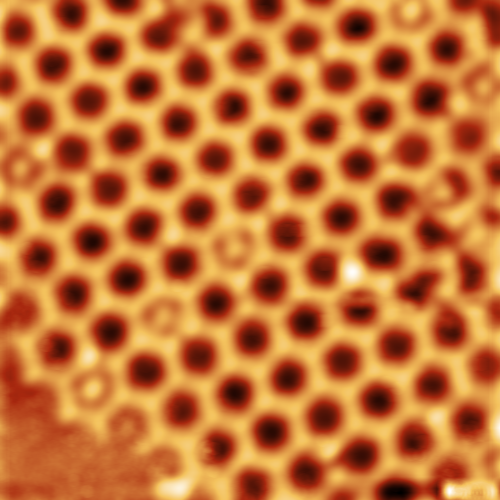
#> input picture z3_scale_2.png, 500 x 500 px
$ python 'import cv2.py'
#> lines starting #> are read from the running program, lines starting #| are printed output that depends on the picture
import glob

import imageio.v3 as iio

import matplotlib.pyplot as plt
import numpy as np
import skimage as ski


maize_roots = iio.imread("z3_scale_2.png")
#> maize_roots is the input picture: shape (500, 500, 4); mean R, G, B, A 196.8, 116.3, 54.9, 255

fig, ax = plt.subplots()
ax.imshow(maize_roots)

# convert the image to grayscale
gray_image = ski.color.rgb2gray(maize_roots)
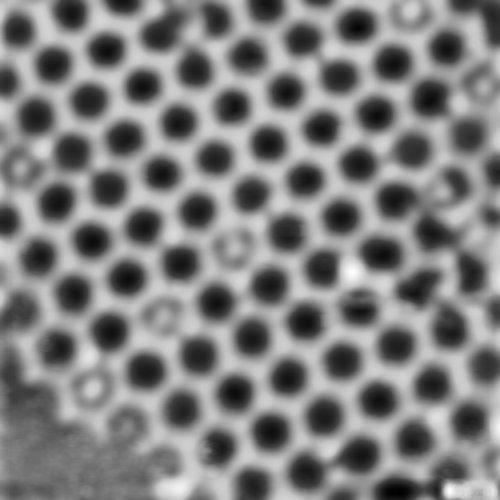
#> gray_image: shape (500, 500) float64; min 0, max 1, mean 0.506

# blur the image to denoise
blurred_image = ski.filters.gaussian(gray_image, sigma=1.0)

# show the histogram of the blurred image
histogram, bin_edges = np.histogram(blurred_image, bins=256, range=(0.0, 1.0))
#> histogram = 256 values, max 2143 at index 178, min 0 at index 254, mean 976.6; bin_edges = 257 values from 0 to 1
fig, ax = plt.subplots()
ax.plot(bin_edges[0:-1], histogram)
ax.set_title("Graylevel histogram")
ax.set_xlabel("gray value")
ax.set_ylabel("pixel count")
ax.set_xlim(0, 1.0)

# perform automatic thresholding
t = ski.filters.threshold_otsu(blurred_image)
#> t = 0.464
print("Found automatic threshold t = {}.".format(t))
#| Found automatic threshold t = 0.46369357823837587.
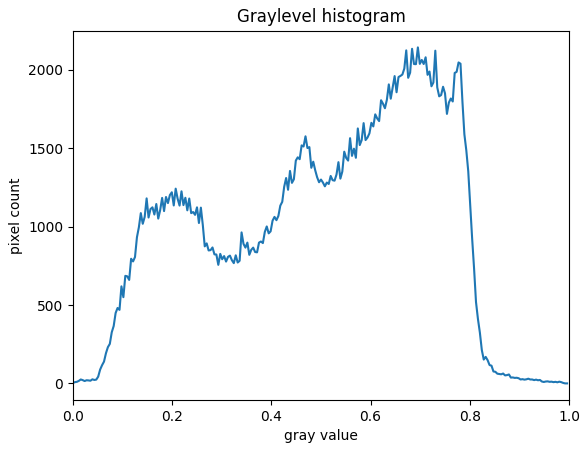
#> figure drawn by matplotlib, 1 panel; curve peaks at x = 0.695, y = 2143

$ run again, with copy3_scale_2.png copied over z3_scale_2.png
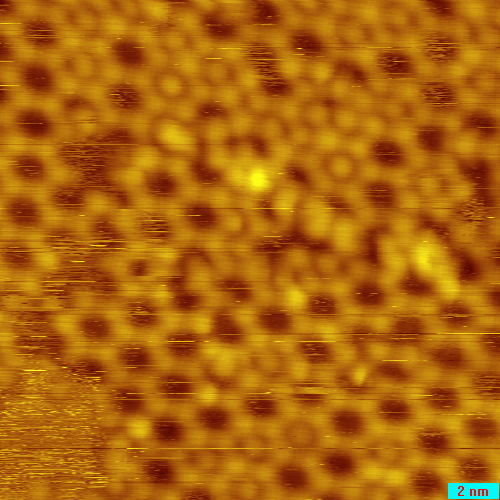
#> input picture copy3_scale_2.png, 500 x 500 px
#> maize_roots is the input picture: shape (500, 500, 3); mean R, G, B 172.6, 100.3, 12.1
#> `gray_image = ski.color.rgb2gray(maize_roots)`:
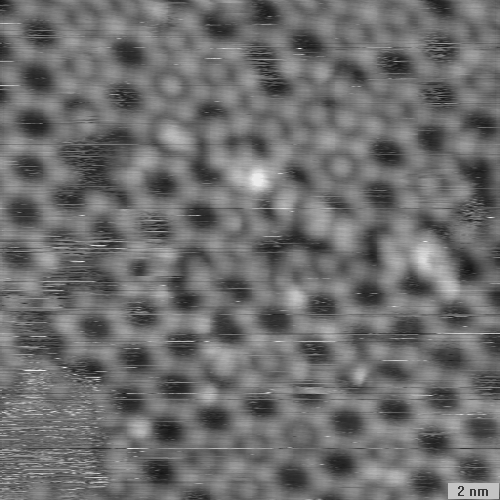
#> gray_image: shape (500, 500) float64; min 0.0838, max 0.924, mean 0.429
#> histogram = 256 values, max 4553 at index 118, min 0 at index 0, mean 976.6; bin_edges = 257 values from 0 to 1
#> t = 0.398
#| Found automatic threshold t = 0.39780966147706487.
#> `print("Found automatic threshold t = {}.".format(t))`:
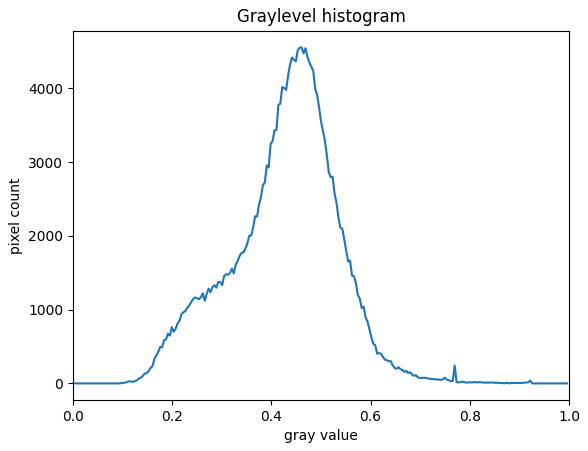
#> figure drawn by matplotlib, 1 panel; curve peaks at x = 0.461, y = 4553
